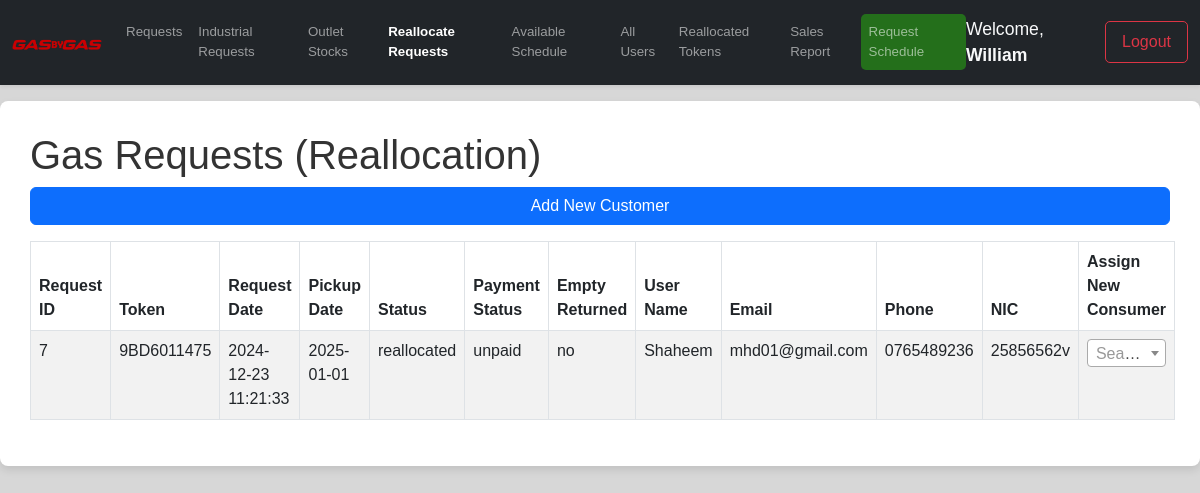
The app's page /outlet/outlet-dashboard.php?page=reallocate (signed in) with its own data.
### tables this page shows
CREATE TABLE `users` (
  `UserID` int(11) NOT NULL,
  `FullName` varchar(100) NOT NULL,
  `outletID` int(10) NOT NULL DEFAULT 0,
  `Email` varchar(100) NOT NULL DEFAULT 'No Email',
  `PhoneNumber` varchar(15) NOT NULL,
  `NIC` varchar(12) NOT NULL,
  `RegOutlet` varchar(30) NOT NULL,
  `PasswordHash` varchar(255) NOT NULL,
  `Role` enum('consumer','outlet_manager','dispatch_office','physical_consumer') DEFAULT 'consumer',
  `CreatedAt` timestamp NOT NULL DEFAULT current_timestamp()
);

CREATE TABLE `gasrequests` (
  `RequestID` int(11) NOT NULL,
  `UserID` int(11) NOT NULL,
  `OutletID` int(11) NOT NULL,
  `Token` varchar(20) NOT NULL,
  `GasType` varchar(10) NOT NULL,
  `RequestDate` timestamp NOT NULL DEFAULT current_timestamp(),
  `ExpectedPickupDate` date NOT NULL,
  `Status` enum('pending','confirmed','completed','expired','reallocated','cancelled') DEFAULT 'pending',
  `PaymentStatus` enum('unpaid','paid') DEFAULT 'unpaid',
  `PaymentAmount` varchar(10) NOT NULL,
  `Returned` enum('yes','no') DEFAULT 'no',
  `OldUserID` int(11) DEFAULT NULL,
  `ReallocationDate` timestamp NULL DEFAULT NULL
);

### outlet/reallocate.php (the view, shortened to what this page needs)
<?php
$userID = $_SESSION['userID'];
$outletID = null;
$stmt = $conn->prepare("SELECT outletID FROM users WHERE UserID = ?");
$stmt->bind_param("i", $userID);
$stmt->execute();
$stmt->bind_result($outletID);
$query = "SELECT r.RequestID, r.Token, r.RequestDate, r.ExpectedPickupDate, r.Status,
                 r.PaymentStatus, r.Returned, u.FullName, u.Email, u.PhoneNumber, u.NIC
          FROM gasrequests r
          JOIN users u ON r.UserID = u.UserID
          WHERE r.OutletID = ? AND r.Status = 'reallocated'
          ORDER BY r.RequestDate DESC";
$stmt = $conn->prepare($query);
$stmt->bind_param("i", $outletID);
$stmt->execute();
$result = $stmt->get_result();
?>
<h1>Gas Requests (Reallocation)</h1>
<button id="addCustomerBtn" class="btn btn-primary mb-3">Add New Customer</button>
<?php if ($result->num_rows > 0): ?>
    <table class="table table-striped table-hover table-bordered">
        <thead class="thead-dark">
            <tr>
                <th>Request ID</th>
                <th>Token</th>
                <th>Request Date</th>
                <th>Pickup Date</th>
                <th>Status</th>
                <th>Payment Status</th>
                <th>Empty Returned</th>
                <th>User Name</th>
                <th>Email</th>
                <th>Phone</th>
                <th>NIC</th>
                <th>Assign New Consumer</th>
            </tr>
        </thead>
        <tbody>
            <?php while ($row = $result->fetch_assoc()): ?>
                <tr>
                    <td><?= htmlspecialchars($row['RequestID']) ?></td>
                    <td><?= htmlspecialchars($row['Token']) ?></td>
                    <td><?= htmlspecialchars($row['RequestDate']) ?></td>
                    <td><?= htmlspecialchars($row['ExpectedPickupDate']) ?></td>
                    <td class="status <?= strtolower($row['Status']) ?>"><?= htmlspecialchars($row['Status']) ?></td>
                    <td><?= htmlspecialchars($row['PaymentStatus']) ?></td>
                    <td class="returned"><?= htmlspecialchars($row['Returned']) ?></td>
                    <td><?= htmlspecialchars($row['FullName']) ?></td>
                    <td><?= htmlspecialchars($row['Email']) ?></td>
                    <td><?= htmlspecialchars($row['PhoneNumber']) ?></td>
                    <td><?= htmlspecialchars($row['NIC']) ?></td>
                    <td>
                    </td>
                </tr>
            <?php endwhile; ?>
        </tbody>
    </table>
<?php else: ?>
    <div class="alert alert-info">No gas requests found with status 'Reallocated'.</div>
<?php endif; ?>

### outlet/outlet-dashboard.php (shortened to what this page needs)
<?php
require '../db.php';
$userID = $_SESSION['userID'];
$stmt = $conn->prepare("SELECT FullName FROM users WHERE UserID = ?");
$stmt->bind_param("i", $userID);
$stmt->execute();
$stmt->bind_result($fullName);
?>
<!DOCTYPE html>
<html lang="en">
<head>
    <link href="https://cdn.jsdelivr.net/npm/bootstrap@5.3.0-alpha1/dist/css/bootstrap.min.css" rel="stylesheet">
    <link href="https://cdnjs.cloudflare.com/ajax/libs/select2/4.0.13/css/select2.min.css" rel="stylesheet" />
</head>
<body style="background: hsla(240, 2%, 12%, 0.178);">
<nav class="navbar navbar-expand-lg navbar-dark bg-dark sticky-top shadow-sm">
    <div class="container-fluid">
        <a class="navbar-brand" href="template.php">
            <img src="../assets/logo.png" alt="Brand Logo" class="navbar-logo">
        </a>
        <div class="collapse navbar-collapse" id="navbarNav">
            <?php $page = $_GET['page'] ?? 'requests'; ?>
            <ul class="navbar-nav me-auto mb-2 mb-lg-0">
                <li class="nav-item">
                    <a class="nav-link <?= $page === 'requests' ? 'active' : '' ?>" href="outlet-dashboard.php?page=requests">Requests</a>
                </li>
                <li class="nav-item">
                    <a class="nav-link <?= $page === 'industrial-requests' ? 'active' : '' ?>" href="outlet-dashboard.php?page=industrial-requests">Industrial Requests</a>
                </li>
                <li class="nav-item">
                    <a class="nav-link <?= $page === 'outlet-stocks' ? 'active' : '' ?>" href="outlet-dashboard.php?page=outlet-stocks">Outlet Stocks</a>
                </li>
                <li class="nav-item">
                    <a class="nav-link <?= $page === 'reallocate' ? 'active' : '' ?>" href="outlet-dashboard.php?page=reallocate">Reallocate Requests</a>
                </li>
                <li class="nav-item">
                    <a class="nav-link <?= $page === 'available-schedule' ? 'active' : '' ?>" href="outlet-dashboard.php?page=available-schedule">Available Schedule</a>
                </li>
                <li class="nav-item">
                    <a class="nav-link <?= $page === 'users' ? 'active' : '' ?>" href="outlet-dashboard.php?page=users">All Users</a>
                </li>
                <li class="nav-item">
                    <a class="nav-link <?= $page === 'r-token' ? 'active' : '' ?>" href="outlet-dashboard.php?page=r-token">Reallocated Tokens</a>
                </li>
                <li class="nav-item">
                    <a class="nav-link <?= $page === 'report' ? 'active' : '' ?>" href="outlet-dashboard.php?page=report">Sales Report</a>
                </li>
                <li class="nav-item">
                    <a class="nav-link main <?= $page === 'schedule' ? 'active' : '' ?>" href="outlet-dashboard.php?page=schedule">Request Schedule</a>
                </li>
            </ul>
            <span class="navbar-text me-3 text-light">
                Welcome, <span class="fw-bold"><?= htmlspecialchars($fullName); ?></span>
            </span>
            <a href="../logout.php" class="btn btn-outline-danger">Logout</a>
        </div>
    </div>
</nav>
    <div class="container d-flex flex-column mb-2 mt-3">
        <?php
        $allowed_pages = ['requests', 'outlet-stocks', 'reallocate', 'industrial-requests', 'schedule', 'available-schedule', 'users','r-token','report','profile'];
        if (in_array($page, $allowed_pages)) {
            include "$page.php";
        } else {
            include 'requests.php';
        }
        ?>
    </div>
</body>
</html>

### outlet/outlet-dashboard.php (style rules this page uses)
body { font-family: 'Poppins', sans-serif; background-color: #f4f7fa; color: #333; padding-bottom: 20px; }
.container { max-width: 1700px; background-color: #fff; border-radius: 8px; padding: 30px; box-shadow: 0 4px 8px rgba(0, 0, 0, 0.1); }
.navbar-logo { width: 120px; height: auto; }
.navbar-nav .nav-link { transition: all 0.3s ease; }
.main { transition: all 0.3s ease; background-color: rgba(43, 255, 0, 0.34) !important; border-radius: 5px; }
.navbar-nav .nav-link.active { color:rgb(255, 255, 255); font-weight: 600; border-radius: 5px; }
.navbar-text { font-size: 1.1rem; }
.btn-outline-danger { border-radius: 5px; padding: 8px 16px; }
.navbar-collapse { justify-content: flex-end; }
@media (max-width: 1650px) { .navbar-logo { width: 90px; } }
@media (max-width: 1650px) { .nav-link { font-size: smaller; } }

### records on screen
users: FullName "William"
gasrequests: RequestID "7", Token "9BD6011475", RequestDate "2024-12-23 11:21:33", ExpectedPickupDate "2025-01-01", Status "reallocated", PaymentStatus "unpaid", Returned "no", UserID.FullName "Shaheem", UserID.Email "mhd01@gmail.com", UserID.PhoneNumber "0765489236", UserID.NIC "25856562v"
